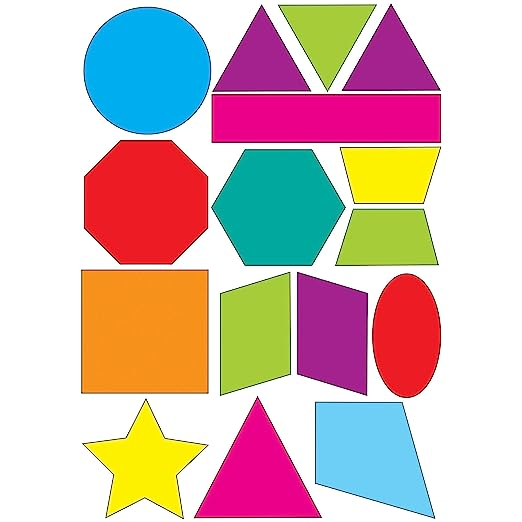
//> input picture chapters/assets/shapes.jpeg, 522 x 522 px
$ ./colorDetection   (built with g++ and OpenCV 4)
//> lines starting //> are read from the running program, lines starting //| are printed output that depends on the picture; after the words box and inside, x2 and y2 are one past the last pixel; in counts of white or black regions, pixels touching at a corner belong together
// Detecting colors

#include <opencv2/imgcodecs.hpp>
#include <opencv2/highgui.hpp>
#include <opencv2/imgproc.hpp>
#include <iostream>

using namespace cv;
using namespace std;

int main() {
    string path = "assets/shapes.jpeg";
    Mat img = imread(path);
//> img is the input picture: 522 rows x 522 cols, CV_8UC3; mean B, G, R 181.8, 186.7, 209.8
    Mat imgHSV; // Hue Saturation Value
    Mat mask;

    cvtColor(img, imgHSV, COLOR_BGR2HSV);
//> imgHSV: 522 rows x 522 cols, CV_8UC3; mean H, S, V 60.5, 107.9, 234.9

    int hmin = 0, smin = 50, vmin = 75; // Hue minimum, Saturation minimum, Value minimum
    int hmax = 50, smax=400, vmax=350; // Hue maximum, Saturation maximum, Value maximum

    namedWindow("Trackbars");
    createTrackbar("Hue Min", "Trackbars", &hmin, 50); // 179 is the max position of the slider
    createTrackbar("Hue Max", "Trackbars", &hmax, 75);
    createTrackbar("Saturation Min", "Trackbars", &smin, 75);
    createTrackbar("Saturation Max", "Trackbars", &smax, 500);
    createTrackbar("Value Min", "Trackbars", &vmin, 100);
    createTrackbar("Value Max", "Trackbars", &vmax, 400);

    while(true){ // loop the through the values, conversions, and display in real time to represent the inputted track values
        cout << hmin << " " << hmax << endl;
        Scalar lower(hmin, smin, vmin);
        Scalar upper(hmax, smax, vmax);


        inRange(imgHSV, lower, upper, mask); // looking for anything in the range of color, put it in mask
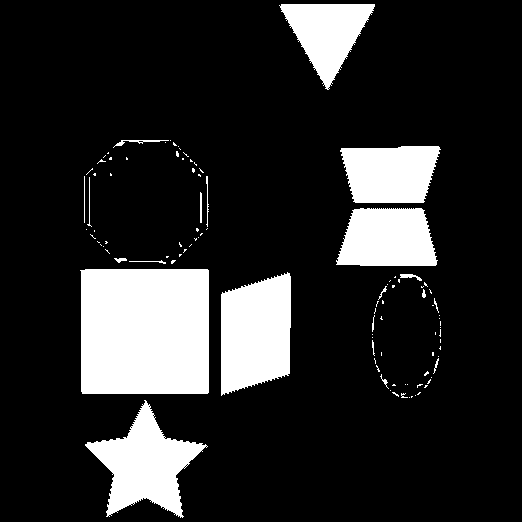
//> mask: 522 rows x 522 cols, CV_8UC1; 16.4% white; 104 white regions (83 under 20 px), largest, box (x1, y1, x2, y2) and area: (80, 269, 209, 394) 15993, (221, 272, 291, 396) 7084, (85, 400, 208, 518) 6398

        imshow("Shapes", img);
        imshow("Shapes HSV", imgHSV);
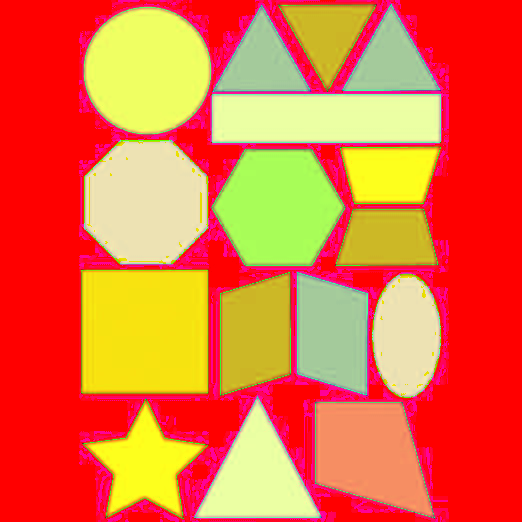
//> window 'Shapes HSV': 522 rows x 522 cols, CV_8UC3; mean B, G, R 60.5, 107.9, 234.9
        imshow("Shapes Mask", mask);

        waitKey(1); // use a 1 millisecond delay rather than 0, otherwise loop would get stuck here infinitely
    }

    return 0;
}

$ run again, with chapters/assets/harvey.jpeg copied over chapters/assets/shapes.jpeg
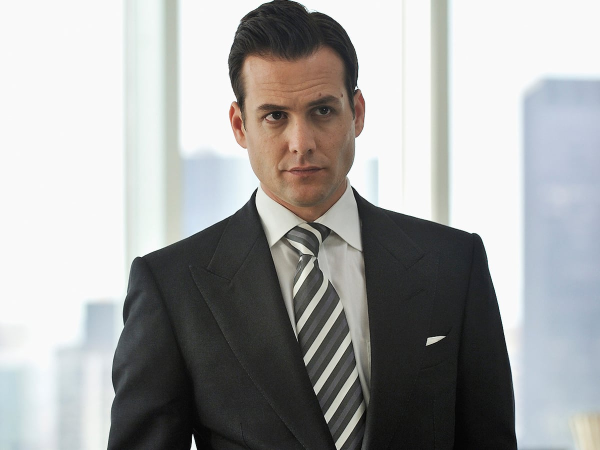
//> input picture chapters/assets/harvey.jpeg, 1200 x 900 px (shown at 1/2 size)
//> img is the input picture: 900 rows x 1200 cols, CV_8UC3; mean B, G, R 163.9, 164.3, 163.7
//> imgHSV: 900 rows x 1200 cols, CV_8UC3; mean H, S, V 44.8, 16.9, 168.7
//> `inRange(imgHSV, lower, upper, mask);`:
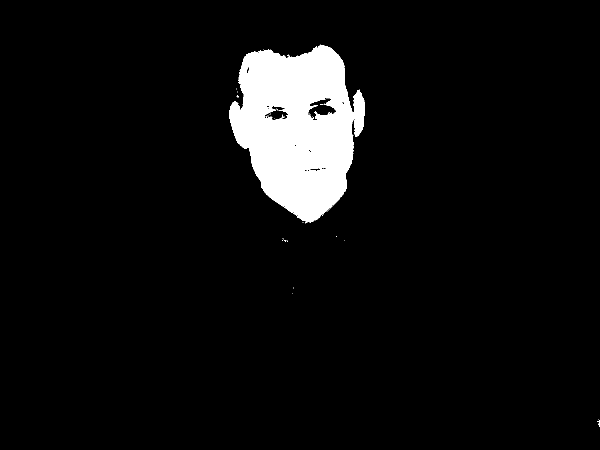
//> mask: 900 rows x 1200 cols, CV_8UC1 (shown at 1/2 size); 5.9% white; 34 white regions (32 under 20 px), largest, box (x1, y1, x2, y2) and area: (458, 89, 730, 445) 63790, (1195, 840, 1200, 854) 37
//> `imshow("Shapes HSV", imgHSV);`:
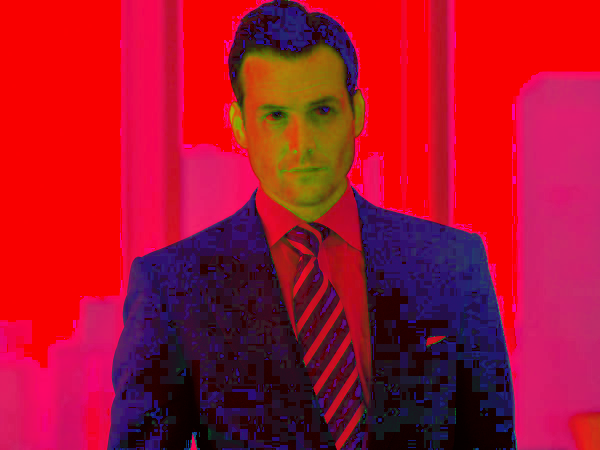
//> window 'Shapes HSV': 900 rows x 1200 cols, CV_8UC3 (shown at 1/2 size); mean B, G, R 44.8, 16.9, 168.7
